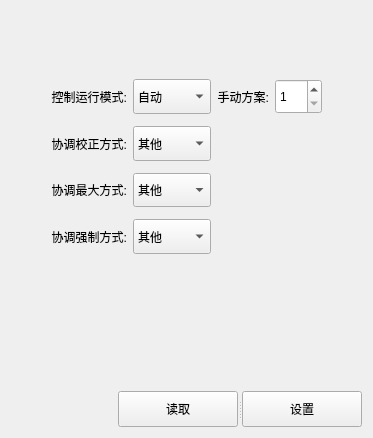
     <widget class="QWidget" name="tab_coordMode">
      <attribute name="title">
       <string>Coordinacion</string>
      </attribute>
      <layout class="QVBoxLayout" name="verticalLayout_20" stretch="1,3,2,0">
       <item>
        <spacer name="verticalSpacer_6">
         <property name="orientation">
          <enum>Qt::Vertical</enum>
         </property>
         <property name="sizeHint" stdset="0">
          <size>
           <width>20</width>
           <height>78</height>
          </size>
         </property>
        </spacer>
       </item>
       <item>
        <layout class="QHBoxLayout" name="horizontalLayout_10" stretch="1,3,1">
         <item>
          <spacer name="horizontalSpacer_21">
           <property name="orientation">
            <enum>Qt::Horizontal</enum>
           </property>
           <property name="sizeHint" stdset="0">
            <size>
             <width>40</width>
             <height>20</height>
            </size>
           </property>
          </spacer>
         </item>
         <item>
          <layout class="QGridLayout" name="gridLayout" columnstretch="1,3,1,2">
           <property name="topMargin">
            <number>6</number>
           </property>
           <property name="bottomMargin">
            <number>6</number>
           </property>
           <property name="horizontalSpacing">
            <number>6</number>
           </property>
           <property name="verticalSpacing">
            <number>12</number>
           </property>
           <item row="1" column="0">
            <widget class="QLabel" name="label_5">
             <property name="text">
              <string>协调校正方式:</string>
             </property>
             <property name="alignment">
              <set>Qt::AlignRight|Qt::AlignTrailing|Qt::AlignVCenter</set>
             </property>
            </widget>
           </item>
           <item row="3" column="0">
            <widget class="QLabel" name="label_7">
             <property name="text">
              <string>协调强制方式:</string>
             </property>
             <property name="alignment">
              <set>Qt::AlignRight|Qt::AlignTrailing|Qt::AlignVCenter</set>
             </property>
            </widget>
           </item>
           <item row="0" column="1">
            <widget class="QComboBox" name="comboBox_coordOperationalMode">
             <property name="sizePolicy">
              <sizepolicy hsizetype="Preferred" vsizetype="Expanding">
               <horstretch>0</horstretch>
               <verstretch>0</verstretch>
              </sizepolicy>
             </property>
             <property name="maximumSize">
              <size>
               <width>16777215</width>
               <height>42</height>
              </size>
             </property>
             <item>
              <property name="text">
               <string>自动</string>
              </property>
             </item>
             <item>
              <property name="text">
               <string>手动方案</string>
              </property>
             </item>
             <item>
              <property name="text">
               <string>手动感应</string>
              </property>
             </item>
             <item>
              <property name="text">
               <string>手动闪光</string>
              </property>
             </item>
            </widget>
           </item>
           <item row="2" column="0">
            <widget class="QLabel" name="label_6">
             <property name="text">
              <string>协调最大方式:</string>
             </property>
             <property name="alignment">
              <set>Qt::AlignRight|Qt::AlignTrailing|Qt::AlignVCenter</set>
             </property>
            </widget>
           </item>
           <item row="3" column="1">
            <widget class="QComboBox" name="comboBox_coordForceMode">
             <property name="sizePolicy">
              <sizepolicy hsizetype="Preferred" vsizetype="Expanding">
               <horstretch>0</horstretch>
               <verstretch>0</verstretch>
              </sizepolicy>
             </property>
             <property name="maximumSize">
              <size>
               <width>16777215</width>
               <height>42</height>
              </size>
             </property>
             <item>
              <property name="text">
               <string>其他</string>
              </property>
             </item>
             <item>
              <property name="text">
               <string>浮动</string>
              </property>
             </item>
             <item>
              <property name="text">
               <string>固定</string>
              </property>
             </item>
            </widget>
           </item>
           <item row="2" column="1">
            <widget class="QComboBox" name="comboBox_coordMaximumMode">
             <property name="sizePolicy">
              <sizepolicy hsizetype="Preferred" vsizetype="Expanding">
               <horstretch>0</horstretch>
               <verstretch>0</verstretch>
              </sizepolicy>
             </property>
             <property name="maximumSize">
              <size>
               <width>16777215</width>
               <height>42</height>
              </size>
             </property>
             <item>
              <property name="text">
               <string>其他</string>
              </property>
             </item>
             <item>
              <property name="text">
               <string>最大1</string>
              </property>
             </item>
             <item>
              <property name="text">
               <string>最大2</string>
              </property>
             </item>
             <item>
              <property name="text">
               <string>最大约束</string>
              </property>
             </item>
            </widget>
           </item>
           <item row="1" column="1">
            <widget class="QComboBox" name="comboBox_coordCorrectionMode">
             <property name="sizePolicy">
              <sizepolicy hsizetype="Preferred" vsizetype="Expanding">
               <horstretch>0</horstretch>
               <verstretch>0</verstretch>
              </sizepolicy>
             </property>
             <property name="maximumSize">
              <size>
               <width>16777215</width>
               <height>42</height>
              </size>
             </property>
             <item>
              <property name="text">
               <string>其他</string>
              </property>
             </item>
             <item>
              <property name="text">
               <string>驻留</string>
              </property>
             </item>
             <item>
              <property name="text">
               <string>平滑过渡</string>
              </property>
             </item>
             <item>
              <property name="text">
               <string>仅增加</string>
              </property>
             </item>
            </widget>
           </item>
           <item row="0" column="0">
            <widget class="QLabel" name="label_4">
             <property name="text">
              <string>控制运行模式:</string>
             </property>
             <property name="alignment">
              <set>Qt::AlignRight|Qt::AlignTrailing|Qt::AlignVCenter</set>
             </property>
            </widget>
           </item>
           <item row="0" column="2">
            <widget class="QLabel" name="label_8">
             <property name="text">
              <string>手动方案:</string>
             </property>
             <property name="alignment">
              <set>Qt::AlignRight|Qt::AlignTrailing|Qt::AlignVCenter</set>
             </property>
            </widget>
           </item>
           <item row="0" column="3">
            <widget class="QSpinBox" name="spinBox_coordManualPattern">
             <property name="sizePolicy">
              <sizepolicy hsizetype="Minimum" vsizetype="Expanding">
               <horstretch>0</horstretch>
               <verstretch>0</verstretch>
              </sizepolicy>
             </property>
             <property name="maximumSize">
              <size>
               <width>16777215</width>
               <height>42</height>
              </size>
             </property>
             <property name="minimum">
              <number>1</number>
             </property>
             <property name="maximum">
              <number>100</number>
             </property>
            </widget>
           </item>
          </layout>
         </item>
         <item>
          <spacer name="horizontalSpacer_20">
           <property name="orientation">
            <enum>Qt::Horizontal</enum>
           </property>
           <property name="sizeHint" stdset="0">
            <size>
             <width>40</width>
             <height>20</height>
            </size>
           </property>
          </spacer>
         </item>
        </layout>
       </item>
       <item>
        <spacer name="verticalSpacer_5">
         <property name="orientation">
          <enum>Qt::Vertical</enum>
         </property>
         <property name="sizeHint" stdset="0">
          <size>
           <width>20</width>
           <height>159</height>
          </size>
         </property>
        </spacer>
       </item>
       <item alignment="Qt::AlignRight">
        <widget class="QSplitter" name="splitter_8">
         <property name="sizePolicy">
          <sizepolicy hsizetype="Expanding" vsizetype="Fixed">
           <horstretch>0</horstretch>
           <verstretch>0</verstretch>
          </sizepolicy>
         </property>
         <property name="minimumSize">
          <size>
           <width>0</width>
           <height>36</height>
          </size>
         </property>
         <property name="orientation">
          <enum>Qt::Horizontal</enum>
         </property>
         <widget class="QPushButton" name="pushButton_CoordRead">
          <property name="minimumSize">
           <size>
            <width>120</width>
            <height>0</height>
           </size>
          </property>
          <property name="text">
           <string>读取</string>
          </property>
         </widget>
         <widget class="QPushButton" name="pushButton_CoordSet">
          <property name="minimumSize">
           <size>
            <width>120</width>
            <height>0</height>
           </size>
          </property>
          <property name="text">
           <string>设置</string>
          </property>
         </widget>
        </widget>
       </item>
      </layout>
     </widget>
